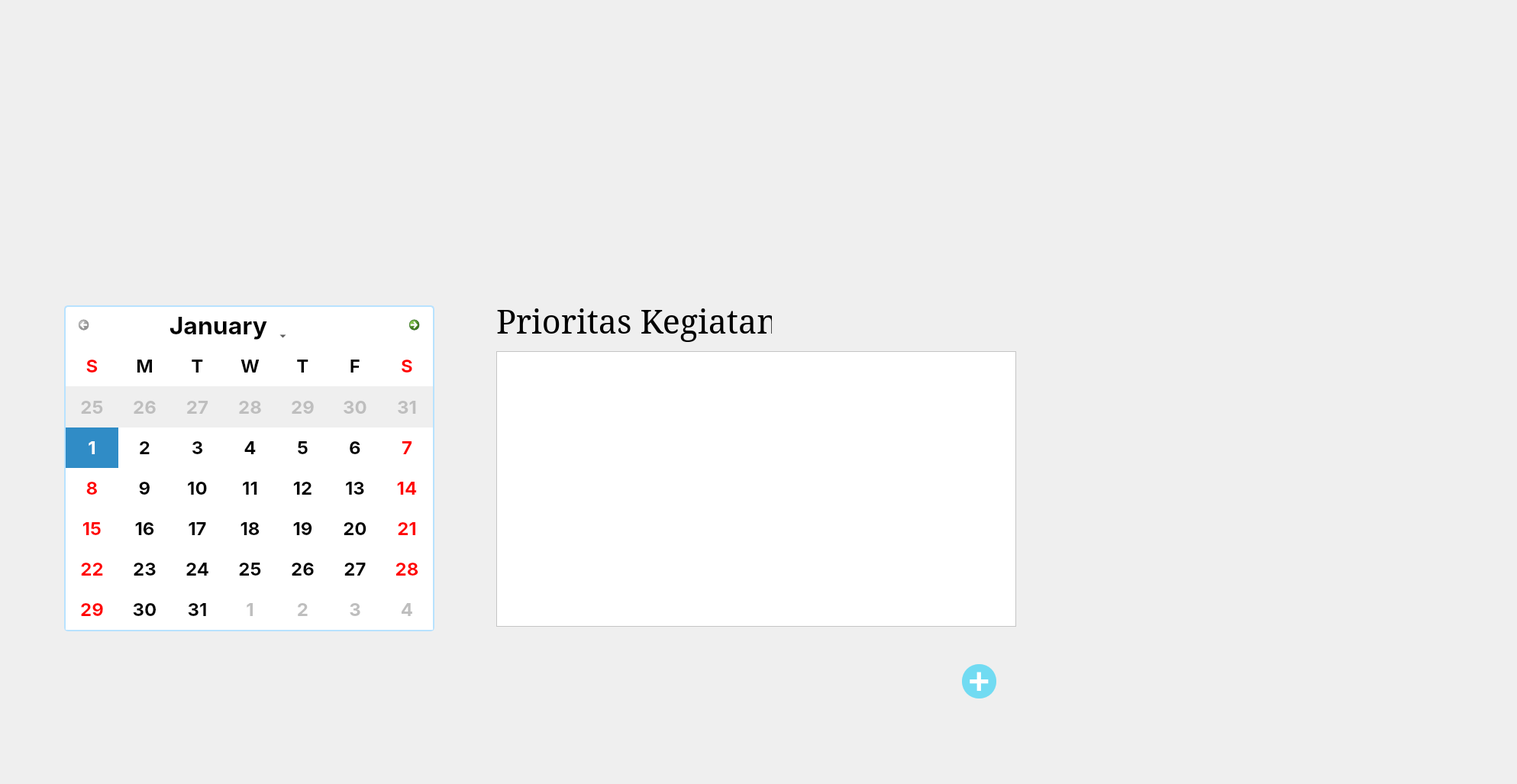
<?xml version="1.0" encoding="UTF-8"?>
<ui version="4.0">
 <class>Dialog</class>
 <widget class="QDialog" name="Dialog">
  <property name="geometry">
   <rect>
    <x>0</x>
    <y>0</y>
    <width>1987</width>
    <height>1027</height>
   </rect>
  </property>
  <property name="font">
   <font>
    <family>MS Serif</family>
   </font>
  </property>
  <property name="windowTitle">
   <string>Dialog</string>
  </property>
  <property name="autoFillBackground">
   <bool>false</bool>
  </property>
  <property name="styleSheet">
   <string notr="true">QDialog{
background-image: url(src/Assets/Menu.png);
}</string>
  </property>
  <widget class="QCalendarWidget" name="calendarWidget">
   <property name="enabled">
    <bool>true</bool>
   </property>
   <property name="geometry">
    <rect>
     <x>84</x>
     <y>400</y>
     <width>485</width>
     <height>427</height>
    </rect>
   </property>
   <property name="font">
    <font>
     <family>Inter</family>
     <pointsize>18</pointsize>
     <weight>75</weight>
     <bold>true</bold>
     <strikeout>false</strikeout>
    </font>
   </property>
   <property name="focusPolicy">
    <enum>Qt::StrongFocus</enum>
   </property>
   <property name="contextMenuPolicy">
    <enum>Qt::DefaultContextMenu</enum>
   </property>
   <property name="autoFillBackground">
    <bool>false</bool>
   </property>
   <property name="styleSheet">
    <string notr="true">/* Style for header area  ####################################################*/ 

QCalendarWidget QWidget {
	 alternate-background-color: #fff;
}

/* style for top navigation area ###############################################*/ 

#qt_calendar_navigationbar {
    background-color: #fff;
	border: 2px solid  #B8E2FF;
	border-bottom: 0px;
	border-top-left-radius: 5px;
	border-top-right-radius: 5px;
}

/* style for month change buttons ############################################ */

#qt_calendar_prevmonth, 
#qt_calendar_nextmonth {
	/* border delete */
    border: none;  
    /* delete default icons */
	qproperty-icon: none; 
	
    min-width: 32px;
    max-width: 32px;
    min-height: 32px;
    max-height: 32px;

    border-radius: 5px; 
	/* set background transparent */
    background-color: transparent; 
	padding: 5px;
}

/* style for prev next month button ########################################### */
#qt_calendar_nextmonth {
	margin-right:5px;
	image: url(src/Assets/arrowRight.svg);
    /* qproperty-text: &amp;quot;&amp;gt;&amp;quot;; */
}
#qt_calendar_prevmonth {
	margin-left:5px;
	image: url(src/Assets/arrowLeft.svg);
}
#qt_calendar_prevmonth:hover, 
#qt_calendar_nextmonth:hover {
    background-color: #aaffff;
}

#qt_calendar_prevmonth:pressed, 
#qt_calendar_nextmonth:pressed {
    background-color: #55aaff;
}


/* Style for month button #################################### */


 #qt_calendar_monthbutton {
	width: 175px;
    color: #000;
	font-size: 32px;
	font-family: Inter;
	margin:5px 0px;
    border-radius: 5px;
	padding:0px 2px;
	
}

#qt_calendar_monthbutton:hover {
    background-color: #aaffff;
}

#qt_calendar_monthbutton:pressed {
    background-color: #55aaff;
}

/* Style for year input lineEdit ######################################*/

#qt_calendar_yearedit {
    min-width: 53px;
    color: #000;
    background: transparent;
	font-size: 13px;
}


/* Style for month select menu ##################################### */

#calendarWidget QToolButton QMenu {
     background-color: white;

}
#calendarWidget QToolButton QMenu::item {
	/*padding: 10px;*/
}
 #calendarWidget QToolButton QMenu::item:selected:enabled {
    background-color: #55aaff;
}

#calendarWidget QToolButton::menu-indicator {
	/* Remove toolButton arrow */
	image: none;
}

/* Style for calendar table ########################################## */
#qt_calendar_calendarview {
	/* Remove the selected dashed box */
    outline: 0px;

	border: 2px solid  #B8E2FF;
	border-top: 0px;
	border-bottom-left-radius: 5px;
	border-bottom-right-radius: 5px;
}

#qt_calendar_calendarview::item:hover {
   border-radius:5px;
	background-color:#aaffff;
}

#qt_calendar_calendarview::item:selected {
    background-color: #55aaff;
	border-radius:5px;
}

QCalendarWidget#qt_calendar_calendarview::item:hover {
   border-radius: 5px;
   background-color:#aaffff;
}

QCalendarWidget#qt_calendar_calendarview::item:selected {
    background-color: #55aaff;
    border-radius: 5px;
}
</string>
   </property>
   <property name="selectedDate">
    <date>
     <year>2023</year>
     <month>1</month>
     <day>1</day>
    </date>
   </property>
   <property name="minimumDate">
    <date>
     <year>2023</year>
     <month>1</month>
     <day>1</day>
    </date>
   </property>
   <property name="maximumDate">
    <date>
     <year>2023</year>
     <month>12</month>
     <day>31</day>
    </date>
   </property>
   <property name="firstDayOfWeek">
    <enum>Qt::Sunday</enum>
   </property>
   <property name="gridVisible">
    <bool>false</bool>
   </property>
   <property name="selectionMode">
    <enum>QCalendarWidget::SingleSelection</enum>
   </property>
   <property name="horizontalHeaderFormat">
    <enum>QCalendarWidget::SingleLetterDayNames</enum>
   </property>
   <property name="verticalHeaderFormat">
    <enum>QCalendarWidget::NoVerticalHeader</enum>
   </property>
   <property name="navigationBarVisible">
    <bool>true</bool>
   </property>
   <property name="dateEditEnabled">
    <bool>false</bool>
   </property>
  </widget>
  <widget class="QLabel" name="aktivitasLabel_2">
   <property name="geometry">
    <rect>
     <x>650</x>
     <y>390</y>
     <width>361</width>
     <height>61</height>
    </rect>
   </property>
   <property name="text">
    <string>&lt;html&gt;&lt;head/&gt;&lt;body&gt;&lt;p align=&quot;center&quot;&gt;&lt;span style=&quot; font-family:'Inter'; font-size:32pt;&quot;&gt;Prioritas Kegiatan&lt;/span&gt;&lt;/p&gt;&lt;/body&gt;&lt;/html&gt;</string>
   </property>
  </widget>
  <widget class="QScrollArea" name="scrollArea">
   <property name="geometry">
    <rect>
     <x>650</x>
     <y>460</y>
     <width>681</width>
     <height>361</height>
    </rect>
   </property>
   <property name="autoFillBackground">
    <bool>true</bool>
   </property>
   <property name="styleSheet">
    <string notr="true">QScrollArea {
background-color: #fff;
}</string>
   </property>
   <property name="widgetResizable">
    <bool>true</bool>
   </property>
   <widget class="QWidget" name="container">
    <property name="geometry">
     <rect>
      <x>0</x>
      <y>0</y>
      <width>679</width>
      <height>359</height>
     </rect>
    </property>
    <property name="styleSheet">
     <string notr="true">QWidget {
background-color: #fff;
}</string>
    </property>
    <widget class="QWidget" name="verticalLayoutWidget">
     <property name="geometry">
      <rect>
       <x>0</x>
       <y>0</y>
       <width>681</width>
       <height>361</height>
      </rect>
     </property>
     <layout class="QVBoxLayout" name="cardLayout"/>
    </widget>
   </widget>
  </widget>
  <widget class="QPushButton" name="addJadwalButton">
   <property name="geometry">
    <rect>
     <x>1260</x>
     <y>870</y>
     <width>45</width>
     <height>45</height>
    </rect>
   </property>
   <property name="palette">
    <palette>
     <active>
      <colorrole role="Button">
       <brush brushstyle="SolidPattern">
        <color alpha="255">
         <red>113</red>
         <green>219</green>
         <blue>242</blue>
        </color>
       </brush>
      </colorrole>
      <colorrole role="ButtonText">
       <brush brushstyle="SolidPattern">
        <color alpha="255">
         <red>255</red>
         <green>255</green>
         <blue>255</blue>
        </color>
       </brush>
      </colorrole>
      <colorrole role="Base">
       <brush brushstyle="SolidPattern">
        <color alpha="255">
         <red>113</red>
         <green>219</green>
         <blue>242</blue>
        </color>
       </brush>
      </colorrole>
      <colorrole role="Window">
       <brush brushstyle="SolidPattern">
        <color alpha="255">
         <red>113</red>
         <green>219</green>
         <blue>242</blue>
        </color>
       </brush>
      </colorrole>
     </active>
     <inactive>
      <colorrole role="Button">
       <brush brushstyle="SolidPattern">
        <color alpha="255">
         <red>113</red>
         <green>219</green>
         <blue>242</blue>
        </color>
       </brush>
      </colorrole>
      <colorrole role="ButtonText">
       <brush brushstyle="SolidPattern">
        <color alpha="255">
         <red>255</red>
         <green>255</green>
         <blue>255</blue>
        </color>
       </brush>
      </colorrole>
      <colorrole role="Base">
       <brush brushstyle="SolidPattern">
        <color alpha="255">
         <red>113</red>
         <green>219</green>
         <blue>242</blue>
        </color>
       </brush>
      </colorrole>
      <colorrole role="Window">
       <brush brushstyle="SolidPattern">
        <color alpha="255">
         <red>113</red>
         <green>219</green>
         <blue>242</blue>
        </color>
       </brush>
      </colorrole>
     </inactive>
     <disabled>
      <colorrole role="Button">
       <brush brushstyle="SolidPattern">
        <color alpha="255">
         <red>113</red>
         <green>219</green>
         <blue>242</blue>
        </color>
       </brush>
      </colorrole>
      <colorrole role="ButtonText">
       <brush brushstyle="SolidPattern">
        <color alpha="255">
         <red>120</red>
         <green>120</green>
         <blue>120</blue>
        </color>
       </brush>
      </colorrole>
      <colorrole role="Base">
       <brush brushstyle="SolidPattern">
        <color alpha="255">
         <red>113</red>
         <green>219</green>
         <blue>242</blue>
        </color>
       </brush>
      </colorrole>
      <colorrole role="Window">
       <brush brushstyle="SolidPattern">
        <color alpha="255">
         <red>113</red>
         <green>219</green>
         <blue>242</blue>
        </color>
       </brush>
      </colorrole>
     </disabled>
    </palette>
   </property>
   <property name="font">
    <font>
     <family>Arial</family>
     <pointsize>36</pointsize>
     <weight>75</weight>
     <bold>true</bold>
    </font>
   </property>
   <property name="styleSheet">
    <string notr="true">QPushButton {
background-color: #71DBF2;
border-radius: 22;
}

QPushButton:hover {
background-color: #aaffff;
}</string>
   </property>
   <property name="text">
    <string>+</string>
   </property>
  </widget>
 </widget>
 <resources/>
 <connections/>
</ui>
